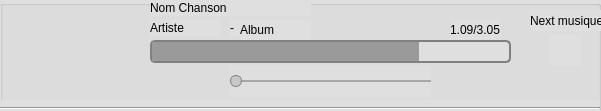
   <widget class="QGroupBox" name="Player">
    <property name="geometry">
     <rect>
      <x>240</x>
      <y>0</y>
      <width>601</width>
      <height>111</height>
     </rect>
    </property>
    <property name="styleSheet">
     <string notr="true">background-color: rgb(223, 223, 223);</string>
    </property>
    <property name="title">
     <string/>
    </property>
    <widget class="QPushButton" name="Player_Play">
     <property name="geometry">
      <rect>
       <x>40</x>
       <y>10</y>
       <width>51</width>
       <height>41</height>
      </rect>
     </property>
     <property name="styleSheet">
      <string notr="true">background-color: transparent;
border : none ;</string>
     </property>
     <property name="text">
      <string/>
     </property>
     <property name="icon">
      <iconset resource="ressource.qrc">
       <normaloff>:/icon/Sprite/Play.png</normaloff>:/icon/Sprite/Play.png</iconset>
     </property>
     <property name="iconSize">
      <size>
       <width>50</width>
       <height>50</height>
      </size>
     </property>
    </widget>
    <widget class="QPushButton" name="Player_Pause">
     <property name="enabled">
      <bool>true</bool>
     </property>
     <property name="geometry">
      <rect>
       <x>50</x>
       <y>15</y>
       <width>31</width>
       <height>31</height>
      </rect>
     </property>
     <property name="styleSheet">
      <string notr="true">background-color: transparent;
border : none ;</string>
     </property>
     <property name="text">
      <string/>
     </property>
     <property name="icon">
      <iconset resource="ressource.qrc">
       <normaloff>:/icon/Sprite/pause.png</normaloff>:/icon/Sprite/pause.png</iconset>
     </property>
     <property name="iconSize">
      <size>
       <width>50</width>
       <height>50</height>
      </size>
     </property>
    </widget>
    <widget class="QPushButton" name="Player_Avance">
     <property name="enabled">
      <bool>true</bool>
     </property>
     <property name="geometry">
      <rect>
       <x>80</x>
       <y>60</y>
       <width>31</width>
       <height>31</height>
      </rect>
     </property>
     <property name="styleSheet">
      <string notr="true">background-color: transparent;
border : none ;</string>
     </property>
     <property name="text">
      <string/>
     </property>
     <property name="icon">
      <iconset resource="ressource.qrc">
       <normaloff>:/icon/Sprite/RapideAvant.png</normaloff>:/icon/Sprite/RapideAvant.png</iconset>
     </property>
     <property name="iconSize">
      <size>
       <width>30</width>
       <height>30</height>
      </size>
     </property>
    </widget>
    <widget class="QPushButton" name="Player_recule">
     <property name="enabled">
      <bool>true</bool>
     </property>
     <property name="geometry">
      <rect>
       <x>20</x>
       <y>60</y>
       <width>31</width>
       <height>31</height>
      </rect>
     </property>
     <property name="styleSheet">
      <string notr="true">background-color: transparent;
border : none ;</string>
     </property>
     <property name="text">
      <string/>
     </property>
     <property name="icon">
      <iconset resource="ressource.qrc">
       <normaloff>:/icon/Sprite/RapideDerriere.png</normaloff>:/icon/Sprite/RapideDerriere.png</iconset>
     </property>
     <property name="iconSize">
      <size>
       <width>30</width>
       <height>30</height>
      </size>
     </property>
    </widget>
    <widget class="QProgressBar" name="Player_ProgressBar">
     <property name="geometry">
      <rect>
       <x>150</x>
       <y>40</y>
       <width>361</width>
       <height>23</height>
      </rect>
     </property>
     <property name="styleSheet">
      <string notr="true">QProgressBar {
    border: 2px solid grey;
    border-radius: 5px;
}

QProgressBar::chunk{
	background-color: rgb(154, 154, 154);
}
</string>
     </property>
     <property name="value">
      <number>75</number>
     </property>
     <property name="textVisible">
      <bool>false</bool>
     </property>
    </widget>
    <widget class="QLabel" name="Player_Artiste">
     <property name="geometry">
      <rect>
       <x>150</x>
       <y>20</y>
       <width>71</width>
       <height>16</height>
      </rect>
     </property>
     <property name="text">
      <string>Artiste</string>
     </property>
    </widget>
    <widget class="QLabel" name="Player_seg">
     <property name="geometry">
      <rect>
       <x>230</x>
       <y>20</y>
       <width>16</width>
       <height>16</height>
      </rect>
     </property>
     <property name="text">
      <string>-</string>
     </property>
    </widget>
    <widget class="QLabel" name="Player_Album">
     <property name="geometry">
      <rect>
       <x>240</x>
       <y>20</y>
       <width>71</width>
       <height>20</height>
      </rect>
     </property>
     <property name="text">
      <string>Album</string>
     </property>
    </widget>
    <widget class="QLabel" name="Player_Chanson">
     <property name="geometry">
      <rect>
       <x>150</x>
       <y>0</y>
       <width>161</width>
       <height>16</height>
      </rect>
     </property>
     <property name="text">
      <string>Nom Chanson</string>
     </property>
    </widget>
    <widget class="QPushButton" name="Player_MaxVol">
     <property name="enabled">
      <bool>true</bool>
     </property>
     <property name="geometry">
      <rect>
       <x>440</x>
       <y>70</y>
       <width>21</width>
       <height>21</height>
      </rect>
     </property>
     <property name="styleSheet">
      <string notr="true">background-color: transparent;
border : none ;</string>
     </property>
     <property name="text">
      <string/>
     </property>
     <property name="icon">
      <iconset resource="ressource.qrc">
       <normaloff>:/icon/Sprite/VolumeFull.png</normaloff>:/icon/Sprite/VolumeFull.png</iconset>
     </property>
     <property name="iconSize">
      <size>
       <width>20</width>
       <height>20</height>
      </size>
     </property>
    </widget>
    <widget class="QPushButton" name="Player_Muet">
     <property name="enabled">
      <bool>true</bool>
     </property>
     <property name="geometry">
      <rect>
       <x>200</x>
       <y>70</y>
       <width>21</width>
       <height>21</height>
      </rect>
     </property>
     <property name="styleSheet">
      <string notr="true">background-color: transparent;
border : none ;</string>
     </property>
     <property name="text">
      <string/>
     </property>
     <property name="icon">
      <iconset resource="ressource.qrc">
       <normaloff>:/icon/Sprite/Muet.png</normaloff>:/icon/Sprite/Muet.png</iconset>
     </property>
     <property name="iconSize">
      <size>
       <width>20</width>
       <height>20</height>
      </size>
     </property>
    </widget>
    <widget class="QSlider" name="Player_Volume">
     <property name="geometry">
      <rect>
       <x>230</x>
       <y>66</y>
       <width>201</width>
       <height>31</height>
      </rect>
     </property>
     <property name="styleSheet">
      <string notr="true">QSlider::groove:horizontal {
background-color:rgb(167, 167, 167);
height : 2px;
}

QSlider::handle { 
	background :rgb(200, 200, 200);
	width: 10px;
	margin : -5px 0;
	border : 1px solid gray ;
	border-radius : 6px;
}

</string>
     </property>
     <property name="orientation">
      <enum>Qt::Horizontal</enum>
     </property>
    </widget>
    <widget class="QLabel" name="Player_Next">
     <property name="geometry">
      <rect>
       <x>550</x>
       <y>35</y>
       <width>31</width>
       <height>31</height>
      </rect>
     </property>
     <property name="text">
      <string/>
     </property>
     <property name="pixmap">
      <pixmap resource="ressource.qrc">:/icon/Sprite/Next.png</pixmap>
     </property>
     <property name="scaledContents">
      <bool>true</bool>
     </property>
    </widget>
    <widget class="QLabel" name="Player_Nextmusic">
     <property name="geometry">
      <rect>
       <x>530</x>
       <y>10</y>
       <width>71</width>
       <height>21</height>
      </rect>
     </property>
     <property name="text">
      <string>Next musique</string>
     </property>
    </widget>
    <widget class="QLabel" name="Player_Temps">
     <property name="geometry">
      <rect>
       <x>450</x>
       <y>20</y>
       <width>51</width>
       <height>20</height>
      </rect>
     </property>
     <property name="text">
      <string>1.09/3.05</string>
     </property>
    </widget>
    <widget class="Line" name="line">
     <property name="geometry">
      <rect>
       <x>0</x>
       <y>100</y>
       <width>600</width>
       <height>16</height>
      </rect>
     </property>
     <property name="orientation">
      <enum>Qt::Horizontal</enum>
     </property>
    </widget>
    <widget class="QPushButton" name="Player_MinVol">
     <property name="enabled">
      <bool>true</bool>
     </property>
     <property name="geometry">
      <rect>
       <x>204</x>
       <y>70</y>
       <width>21</width>
       <height>21</height>
      </rect>
     </property>
     <property name="styleSheet">
      <string notr="true">background-color: transparent;
border : none ;</string>
     </property>
     <property name="text">
      <string/>
     </property>
     <property name="icon">
      <iconset resource="ressource.qrc">
       <normaloff>:/icon/Sprite/VolumeBas.png</normaloff>:/icon/Sprite/VolumeBas.png</iconset>
     </property>
     <property name="iconSize">
      <size>
       <width>20</width>
       <height>20</height>
      </size>
     </property>
    </widget>
   </widget>
